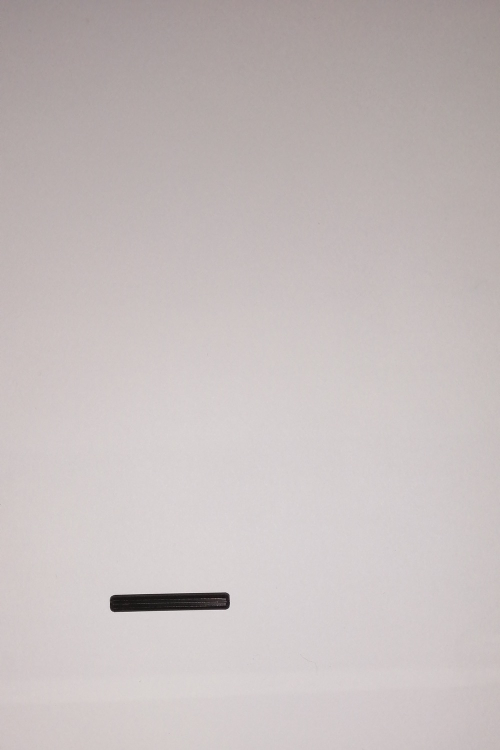
#> input picture notebooks/lego/lego_1.jpg, 1000 x 1500 px (shown at 1/2 size); its folder holds 4 pictures in this run
$ jupyter execute --allow-errors CaseStudy.ipynb   (shell and % lines are left out)
#> lines starting #> are read from the running program, lines starting #| are printed output that depends on the picture
# Case study : measuring, identifying and counting shapes

This case study will be carried out in Python3, using the [scikit-image](http://scikit-image.org/docs/stable/) library and or [opencv](https://docs.opencv.org/4.x/) library. The arrays (`ndarray`) used by these libraries to manipulate images come from the [numpy](https://docs.scipy.org/doc/) library. Images and other figures are displayed using [matplotlib](https://matplotlib.org/contents.html). The documentation for these four libraries will come in very handy.

In this case study, questions will be indicated in a **question** block, and answers will be given in the **answer** block below the question block or in a code block. Your answers should be written in [markdown](https://github.com/adam-p/markdown-here/wiki/Markdown-Cheatsheet). This will allow you to answer not only with text, but also with tables and images.

:::{important}
Since this is a case study, you will be much less guided that during the previous labs. Its is usually up to you to decide which method to use to solve the given questions. You should not only use code blocks, but you should also add markdown block in order to explain what you are doing and justify your choices
:::

*This project is based on an existing project proposed by prof. Harold Mouchère at Nantes Université IUT.*

The code cell below provides a few imports that are useful as a starting point. If you add additional dependencies don't forget to add them here so that we can reproduce your results easily.

[cell 1]
import numpy as np
import matplotlib.pyplot as plt
import ipywidgets as widgets
from ipywidgets import interact
import cv2 as cv
from skimage import io, util, filters, color, feature, transform, morphology, exposure, measure

```{figure} lego/lego_0.jpg
:alt: Lego 10
:height: 200px
:class: float-right
```

## Step 1 : (simple) lengths measurement

In the images of LEGO pieces `lego_0.jpg` to `lego_8.jpg`, the bars are 3 to 12 units long. All the images were taken with the same camera, at the same distance and with the same resolution. We're going to try to measure the length of the bars. For this first step, they all have the same orientation (horizontal) but are not all the same color.
1. Make a function that takes an image as parameter and returns the rectangle enclosing the bar. Draw the rectangle on the image.
    - Hint : first test on image `lego_1.jpg` it is easier to process than `lego_0.jpg`
3. Next, we'll calibrate our measurement. Knowing that the size of the bar in the image `lego_8.jpg` is 12, find the pixel value of one unit.
4. Using the size of their bounding box, find the length of each bar (of images `lego_0.jpg` to `lego_8.jpg`) in units and pixels. Display the lengths in units and pixels. Is your algorithm working correctly on all images ? If not, try to improve it and explain the modifications made.

[cell 2]
def measureBar( image ):
    xmin=xmax=ymin=ymax=0

    # show the image histogram, can help finding a threshold at first...
    #plt.figure()
    #plt.hist(image.flatten(), bins=256)


    return xmin, xmax, ymin, ymax

# in a first step, let's loop on a single image
# then you'll have to work on the first 9 image
for img_num in range(1,2):
    filename = f'lego/lego_{img_num}.jpg'
    print(f'\nMeasuring {filename}')
    image=io.imread(filename)
#> image is the input picture: shape (1500, 1000, 3); mean R, G, B 197.8, 189.6, 189.2
    # in a first step will only process the image as greyscale
    image=color.rgb2gray(image)*255
#> image: shape (1500, 1000) float64

    xmin, xmax, ymin, ymax = measureBar(image)
#> xmin = 0; xmax = 0; ymin = 0; ymax = 0

    pixel_to_unit = 1 # You'll h ave to change that

    print('bar size (pixels):', xmax-xmin)
#| bar size (pixels): 0
    print('bar size (units):', (xmax-xmin)/pixel_to_unit)
#| bar size (units): 0.0

    # show the image with bounding box in red
    plt.figure()
    plt.imshow(image, cmap='grey')
    rect = plt.Rectangle((xmin, ymin), xmax-xmin, ymax-ymin, edgecolor="red", alpha=0.9, fill=False, linewidth=0.5)
    ax = plt.gca()
    ax.add_patch(rect)

    # or show only the bounding box
    plt.figure()
    plt.imshow(image[ymin-10:ymax+11,xmin-10:xmax+11], cmap='grey')
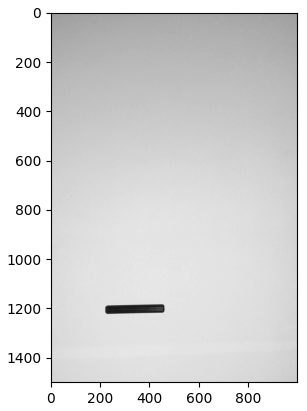
#> figure drawn by matplotlib, 1 panel
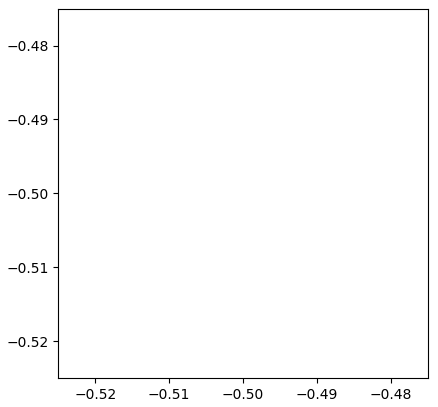
#> figure drawn by matplotlib, 1 panel
